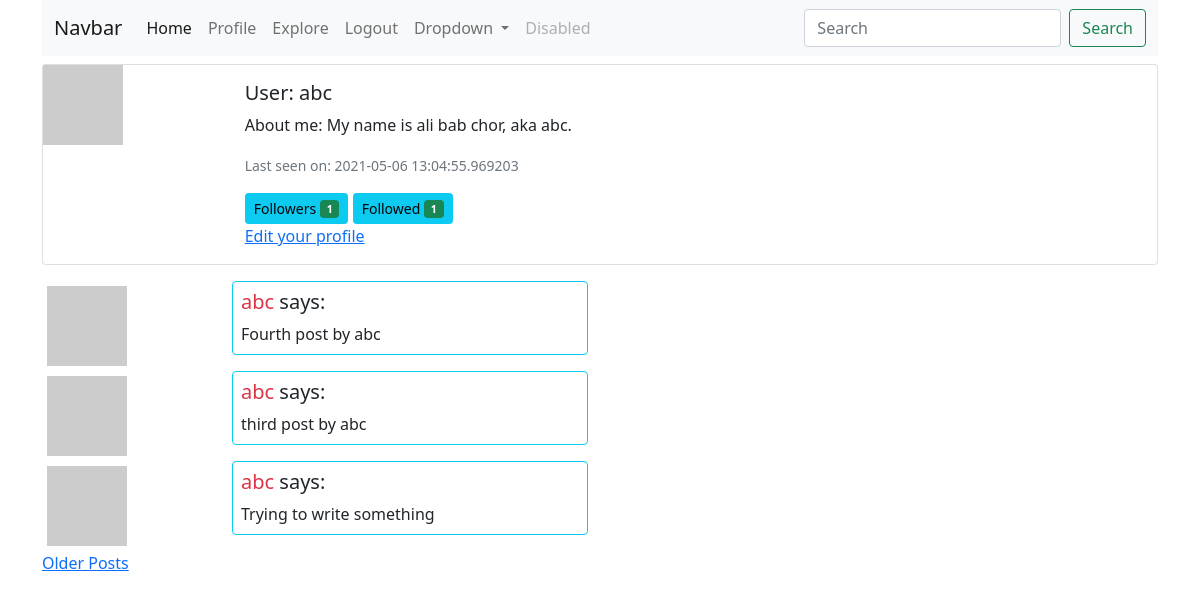
The app's page /user/abc (signed in), older data.
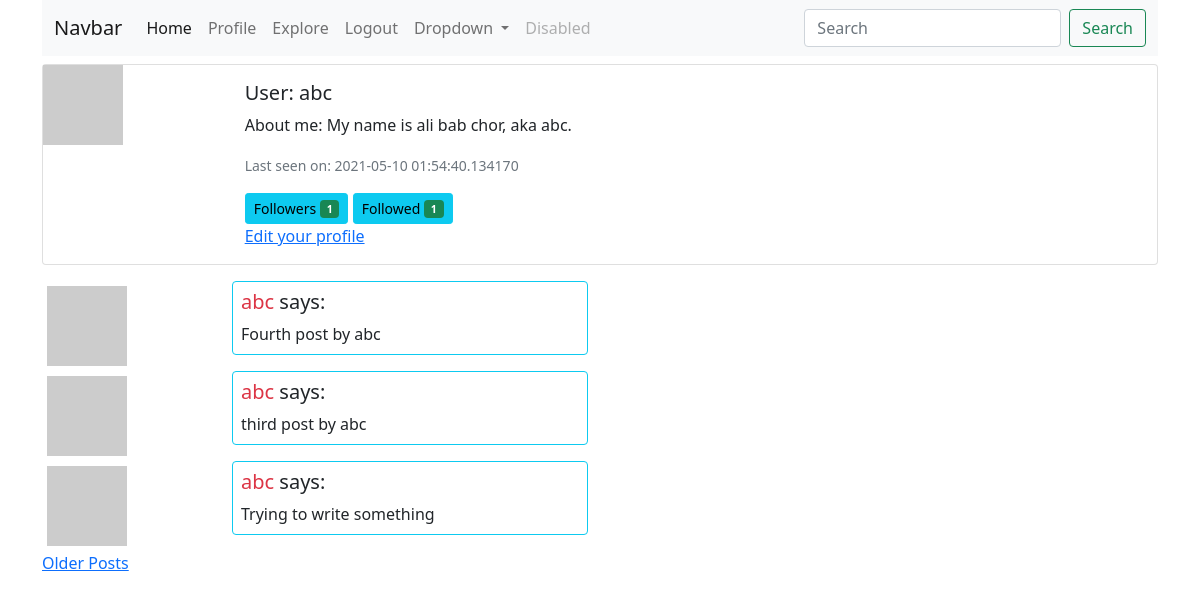
The same page, newer data.
### app/models.py (models this page shows, shortened)
class User(UserMixin, db.Model):
    id = db.Column(db.Integer, primary_key=True)
    username = db.Column(db.String(64), index=True, unique=True)
    email = db.Column(db.String(120), index=True, unique=True)
    password_hash = db.Column(db.String(128))
    posts = db.relationship('Post', backref='author', lazy='dynamic')
    about_me = db.Column(db.String(140))
    last_seen = db.Column(db.DateTime, default=datetime.utcnow)
    followed = db.relationship(
        'User', secondary=followers,
        primaryjoin = (followers.c.follower_id == id),
        secondaryjoin = (followers.c.followed_id == id),
        backref = db.backref('followers', lazy='dynamic'), lazy='dynamic')
    def avatar(self, size):
        digest = md5(self.email.lower().encode('utf-8')).hexdigest()
        return f'https://gravatar.com/avatar/{digest}?d=identicon&s={size}'

class Post(db.Model):
    id = db.Column(db.Integer, primary_key=True)
    body = db.Column(db.String(140))
    timestamp = db.Column(db.DateTime, index=True, default=datetime.utcnow)
    user_id = db.Column(db.Integer, db.ForeignKey('user.id'))

### app/routes.py (the view)
@app.route('/user/<username>')
@login_required
def user(username):
    form = EmptyForm()
    user = User.query.filter_by(username=username).first_or_404()
    page = request.args.get('page', default=1, type=int)
    posts = user.posts.order_by(Post.timestamp.desc()).paginate(
        page, app.config['POSTS_PER_PAGE'], False)
    next_url = url_for('user', username=username, page=posts.next_num) if posts.has_next else None
    prev_url = url_for('user', username=username, page=posts.prev_num) if posts.has_prev else None
    return render_template('user.html', title=username, user=user, posts=posts.items, form=form,
                            next_url=next_url, prev_url=prev_url)

### app/forms.py
class EmptyForm(FlaskForm):
    submit = SubmitField('Follow/unfollow')

### app/models.py (called while the page is built)
@login.user_loader
def load_user(id):
    return User.query.get(int(id))

### app/routes.py (called while the page is built)
@app.before_request
def before_request():
    if current_user.is_authenticated:
        current_user.last_seen = datetime.utcnow()
        db.session.commit()

### app/templates/user.html (shortened to what this page needs)
{% extends 'base.html' %}
{% block content %}
<div class="card mb-3">
    <div class="row g-0">
        <div class="col-md-2">
            <img src="{{ user.avatar(64) }}" alt="avatar of {{ user.username }}">
        </div>
        <div class="col-md-4">
            <div class="card-body">
                <h5 class="card-title">User: {{ user.username }}</h5>
                {% if user.about_me %}<p class="card-text">About me: {{ user.about_me }}</p>{% endif %}
                {% if user.last_seen %}<p class="card-text"><small class="text-muted">Last seen on: {{ user.last_seen }}</small></p>{% endif %}
                <button type="button" class="btn btn-info btn-sm">
                    Followers <span class="badge bg-success">{{ user.followers.count() }}</span>
                </button>
                <button type="button" class="btn btn-info btn-sm">
                    Followed <span class="badge bg-success">{{ user.followed.count() }}</span>
                </button>
                <br>
                {% if user == current_user %}
                <a href="{{ url_for('edit_profile') }}" class="card-link">Edit your profile</a>
                {% endif %}
            </div>
        </div>
    </div>
</div>
{% for post in posts %}
{% include '_post.html' %}
{% endfor %}
{% if next_url %}
<a href="{{ next_url }}">Older Posts</a>
{% endif %}
{% endblock content %}

### app/templates/base.html (shortened to what this page needs)
<!DOCTYPE html>
<html lang="en">
<head>
    <link href="{{ url_for('static', filename='css/bootstrap.min.css') }}" rel="stylesheet">
</head>
<body>
    <div class="container">
        {% include '_navbar.html' %}
        {% block content %}{% endblock %}
    </div>
</body>
</html>

### app/templates/_navbar.html (shortened to what this page needs)
<nav class="navbar navbar-expand-lg navbar-light bg-light mb-2">
    <div class="container-fluid">
      <a class="navbar-brand" href="#">Navbar</a>
      <div class="collapse navbar-collapse" id="navbarSupportedContent">
        <ul class="navbar-nav me-auto mb-2 mb-lg-0">
          <li class="nav-item">
            <a class="nav-link active" aria-current="page" href="{{ url_for('index') }}">Home</a>
          </li>
          {% if current_user.is_authenticated %}
          <li class="nav-item">
            <a class="nav-link" href="{{ url_for('user', username=current_user.username) }}">Profile</a>
          </li>
          {% endif %}
          <li class="nav-item">
            <a class="nav-link" href="{{ url_for('explore') }}">Explore</a>
          </li>
          <li class="nav-item">
            {% if current_user.is_anonymous %}
            <a class="nav-link" href="{{ url_for('login') }}">Login</a>
            {% else %}
            <a class="nav-link" href="{{ url_for('logout') }}">Logout</a>
            {% endif %}
          </li>
          <li class="nav-item dropdown">
            <a class="nav-link dropdown-toggle" href="#" id="navbarDropdown" role="button" data-bs-toggle="dropdown" aria-expanded="false">
              Dropdown
            </a>
          </li>
          <li class="nav-item">
            <a class="nav-link disabled" href="#" tabindex="-1" aria-disabled="true">Disabled</a>
          </li>
        </ul>
        <form class="d-flex">
          <input class="form-control me-2" type="search" placeholder="Search" aria-label="Search">
          <button class="btn btn-outline-success" type="submit">Search</button>
        </form>
      </div>
    </div>
  </nav>

### app/templates/_post.html
<div class="row justify-content-start">
    <div class="col-2">
        <img src="{{ post.author.avatar(36) }}" alt="avatar of {{ post.author.username }}" class="img-thumbnail border-white">
    </div>
    <div class="col-4">
        <div class="card mb-2 border-info">
            <div class="card-body p-2">
                <h5 class="card-title">
                    <a href="{{ url_for('user', username=post.author.username) }}" class="link-danger text-decoration-none">
                        {{ post.author.username }}
                    </a> says:
                </h5>
                <p class="card-text">{{ post.body }}</p>
            </div>
        </div>
    </div>
</div>

Row changes from the older to the newer data that the page shows:
changed User "abc": last_seen "2021-05-06 13:04:55.969203" → "2021-05-10 01:54:40.134170"
